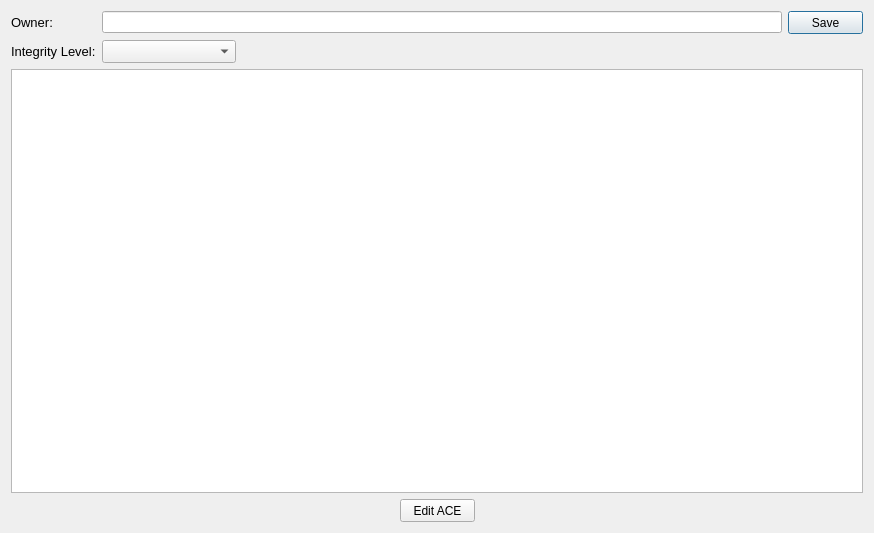
<?xml version="1.0" encoding="UTF-8"?>
<ui version="4.0">
 <class>FileDialog</class>
 <widget class="QDialog" name="FileDialog">
  <property name="geometry">
   <rect>
    <x>0</x>
    <y>0</y>
    <width>874</width>
    <height>533</height>
   </rect>
  </property>
  <property name="minimumSize">
   <size>
    <width>874</width>
    <height>533</height>
   </size>
  </property>
  <property name="windowTitle">
   <string>Dialog</string>
  </property>
  <layout class="QHBoxLayout" name="horizontalLayout_7">
   <item>
    <layout class="QVBoxLayout" name="verticalLayout_3">
     <item>
      <layout class="QHBoxLayout" name="horizontalLayout_6">
       <item>
        <layout class="QVBoxLayout" name="verticalLayout">
         <item>
          <layout class="QHBoxLayout" name="horizontalLayout">
           <item alignment="Qt::AlignLeft">
            <widget class="QLabel" name="ownerNameText">
             <property name="font">
              <font>
               <pointsize>10</pointsize>
              </font>
             </property>
             <property name="styleSheet">
              <string notr="true"/>
             </property>
             <property name="text">
              <string>Owner:</string>
             </property>
            </widget>
           </item>
           <item>
            <spacer name="horizontalSpacer_5">
             <property name="orientation">
              <enum>Qt::Horizontal</enum>
             </property>
             <property name="sizeType">
              <enum>QSizePolicy::Fixed</enum>
             </property>
             <property name="sizeHint" stdset="0">
              <size>
               <width>36</width>
               <height>20</height>
              </size>
             </property>
            </spacer>
           </item>
          </layout>
         </item>
         <item>
          <widget class="QLabel" name="intLvlText">
           <property name="font">
            <font>
             <pointsize>10</pointsize>
            </font>
           </property>
           <property name="styleSheet">
            <string notr="true"/>
           </property>
           <property name="text">
            <string>Integrity Level:</string>
           </property>
          </widget>
         </item>
        </layout>
       </item>
       <item>
        <layout class="QVBoxLayout" name="verticalLayout_2">
         <item>
          <layout class="QHBoxLayout" name="horizontalLayout_4">
           <item>
            <widget class="QLineEdit" name="ownerNameLine">
             <property name="sizePolicy">
              <sizepolicy hsizetype="Expanding" vsizetype="Fixed">
               <horstretch>0</horstretch>
               <verstretch>0</verstretch>
              </sizepolicy>
             </property>
             <property name="minimumSize">
              <size>
               <width>0</width>
               <height>21</height>
              </size>
             </property>
            </widget>
           </item>
           <item>
            <widget class="QPushButton" name="saveButton">
             <property name="minimumSize">
              <size>
               <width>75</width>
               <height>23</height>
              </size>
             </property>
             <property name="maximumSize">
              <size>
               <width>75</width>
               <height>23</height>
              </size>
             </property>
             <property name="text">
              <string>Save</string>
             </property>
            </widget>
           </item>
          </layout>
         </item>
         <item>
          <layout class="QHBoxLayout" name="horizontalLayout_3">
           <item>
            <widget class="QComboBox" name="intLvlBox">
             <property name="minimumSize">
              <size>
               <width>134</width>
               <height>0</height>
              </size>
             </property>
             <property name="font">
              <font>
               <pointsize>10</pointsize>
              </font>
             </property>
            </widget>
           </item>
           <item>
            <spacer name="horizontalSpacer">
             <property name="orientation">
              <enum>Qt::Horizontal</enum>
             </property>
             <property name="sizeHint" stdset="0">
              <size>
               <width>40</width>
               <height>20</height>
              </size>
             </property>
            </spacer>
           </item>
          </layout>
         </item>
        </layout>
       </item>
      </layout>
     </item>
     <item>
      <widget class="QTreeView" name="aclList"/>
     </item>
     <item>
      <layout class="QHBoxLayout" name="horizontalLayout_5">
       <item>
        <spacer name="horizontalSpacer_2">
         <property name="orientation">
          <enum>Qt::Horizontal</enum>
         </property>
         <property name="sizeHint" stdset="0">
          <size>
           <width>40</width>
           <height>20</height>
          </size>
         </property>
        </spacer>
       </item>
       <item>
        <widget class="QPushButton" name="editButton">
         <property name="minimumSize">
          <size>
           <width>75</width>
           <height>23</height>
          </size>
         </property>
         <property name="maximumSize">
          <size>
           <width>75</width>
           <height>23</height>
          </size>
         </property>
         <property name="text">
          <string>Edit ACE</string>
         </property>
        </widget>
       </item>
       <item>
        <spacer name="horizontalSpacer_3">
         <property name="orientation">
          <enum>Qt::Horizontal</enum>
         </property>
         <property name="sizeHint" stdset="0">
          <size>
           <width>40</width>
           <height>20</height>
          </size>
         </property>
        </spacer>
       </item>
      </layout>
     </item>
    </layout>
   </item>
  </layout>
 </widget>
 <resources/>
 <connections/>
</ui>
